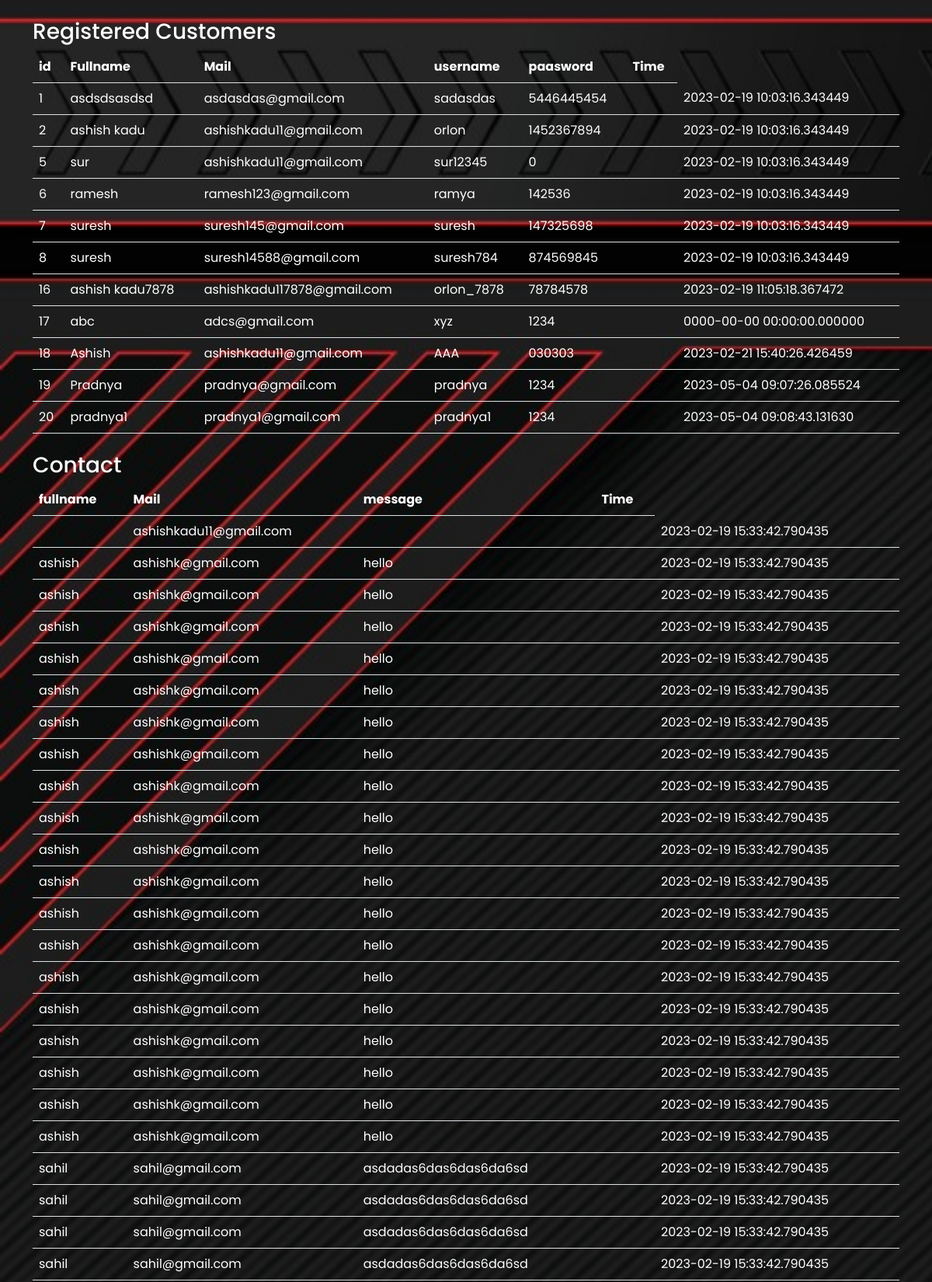
/info.php (upper part), run on the app's committed database.
### tables this page shows
CREATE TABLE `registration` (
  `id` int(11) NOT NULL,
  `Fullname` varchar(50) NOT NULL,
  `mail` varchar(50) NOT NULL,
  `username` varchar(50) NOT NULL,
  `password` varchar(10) NOT NULL,
  `Time` timestamp(6) NOT NULL DEFAULT current_timestamp(6) ON UPDATE current_timestamp(6)
);

CREATE TABLE `contact` (
  `id` int(50) NOT NULL,
  `fullname` varchar(50) NOT NULL,
  `mail` varchar(50) NOT NULL,
  `message` varchar(70) NOT NULL,
  `Time` datetime(6) NOT NULL DEFAULT current_timestamp(6) ON UPDATE current_timestamp(6)
);

### info.php (the view, shortened to what this page needs)
<!DOCTYPE html>
<html lang="en">
<head>
    <link href='https://unpkg.com/boxicons@2.1.4/css/boxicons.min.css' rel='stylesheet'>
        <link href="https://cdn.jsdelivr.net/npm/bootstrap@5.2.3/dist/css/bootstrap.min.css" rel="stylesheet">
</head>
<body>
<div class="container my-4">
<h3>Registered Customers</h3>
<table class="table">
  <thead>
    <tr>
      <th scope="col">id</th>
      <th scope="col">Fullname</th>
      <th scope="col">Mail</th>
      <th scope="col">username </th>
      <th scope="col">paasword </th>
      <th scope="col">Time</th>
    </tr>
  </thead>
    <?php
    $con=mysqli_connect('localhost','root','','game');
        $sql="SELECT *From `Registration`";
        $result=mysqli_query($con,$sql);
            while($row =mysqli_fetch_assoc($result)){
                $id=$row['id'];
                $fullname=$row['Fullname'];
                $mail=$row['mail'];
                $username=$row['username'];
                $password=$row['password'];
                $Time=$row['Time'];
                echo "<tr>
                    <td>" . $id . "</td>
                    <td>" . $fullname ."</td>
                    <td>" . $mail . "</td>
                    <td>" . $username . "</td>
                    <td>" . $password . "<td>
                    <td>" . $Time ."</td>
                    </tr>";
            }
    ?>
</table>
</div>
<div class="container my-4">
<h3>Contact</h3>
<table class="table">
  <thead>
    <tr>
      <th scope="col">fullname</th>
      <th scope="col">Mail</th>
      <th scope="col">message</th>
      <th scope="col">Time</th>
    </tr>
  </thead>
    <?php
    $con=mysqli_connect('localhost','root','','game');
        $sql="SELECT *From `contact`";
        $result=mysqli_query($con,$sql);
            while($row =mysqli_fetch_assoc($result)){
                $fullname=$row['fullname'];
                $mail=$row['mail'];
                $message=$row['message'];
                $Time=$row['Time'];
                echo "<tr>
                    <td>" . $fullname ."</td>
                    <td>" .$mail . "</td>
                    <td>" . $message . "<td>
                    <td>". $Time ."</td>
                    </tr>";
            }
    ?>
</table>
</div>
</body>
</html>

### info.php (style rules this page uses)
* { margin:0; padding: 0; box-sizing: border-box; font-family: 'poppins', sans-serif; color: #fff; scroll-behavior: smooth; }
body { background-image: url('background1.jpg'); background-size: cover; }

### data on the page
registration: id "1", Fullname "asdsdsasdsd", mail "asdasdas@gmail.com", username "sadasdas", password "5446445454", Time "2023-02-19 10:03:16.343449"
registration: id "2", Fullname "ashish kadu", mail "ashishkadu11@gmail.com", username "orlon", password "1452367894", Time "2023-02-19 10:03:16.343449"
registration: id "5", Fullname "sur", mail "ashishkadu11@gmail.com", username "sur12345", password "0", Time "2023-02-19 10:03:16.343449"
registration: id "6", Fullname "ramesh", mail "ramesh123@gmail.com", username "ramya", password "142536", Time "2023-02-19 10:03:16.343449"
registration: id "7", Fullname "suresh", mail "suresh145@gmail.com", username "suresh", password "147325698", Time "2023-02-19 10:03:16.343449"
registration: id "8", Fullname "suresh", mail "suresh14588@gmail.com", username "suresh784", password "874569845", Time "2023-02-19 10:03:16.343449"
registration: id "16", Fullname "ashish kadu7878", mail "ashishkadu117878@gmail.com", username "orlon_7878", password "78784578", Time "2023-02-19 11:05:18.367472"
registration: id "17", Fullname "abc", mail "adcs@gmail.com", username "xyz", password "1234", Time "0000-00-00 00:00:00.000000"
registration: id "18", Fullname "Ashish", mail "ashishkadu11@gmail.com", username "AAA", password "030303", Time "2023-02-21 15:40:26.426459"
registration: id "19", Fullname "Pradnya", mail "pradnya@gmail.com", username "pradnya", password "1234", Time "2023-05-04 09:07:26.085524"
registration: id "20", Fullname "pradnya1", mail "pradnya1@gmail.com", username "pradnya1", password "1234", Time "2023-05-04 09:08:43.131630"
contact: mail "ashishkadu11@gmail.com", Time "2023-02-19 15:33:42.790435"
contact: fullname "ashish", mail "ashishk@gmail.com", message "hello", Time "2023-02-19 15:33:42.790435"
contact: fullname "ashish", mail "ashishk@gmail.com", message "hello", Time "2023-02-19 15:33:42.790435"
contact: fullname "ashish", mail "ashishk@gmail.com", message "hello", Time "2023-02-19 15:33:42.790435"
contact: fullname "ashish", mail "ashishk@gmail.com", message "hello", Time "2023-02-19 15:33:42.790435"
contact: fullname "ashish", mail "ashishk@gmail.com", message "hello", Time "2023-02-19 15:33:42.790435"
contact: fullname "ashish", mail "ashishk@gmail.com", message "hello", Time "2023-02-19 15:33:42.790435"
contact: fullname "ashish", mail "ashishk@gmail.com", message "hello", Time "2023-02-19 15:33:42.790435"
contact: fullname "ashish", mail "ashishk@gmail.com", message "hello", Time "2023-02-19 15:33:42.790435"
contact: fullname "ashish", mail "ashishk@gmail.com", message "hello", Time "2023-02-19 15:33:42.790435"
contact: fullname "ashish", mail "ashishk@gmail.com", message "hello", Time "2023-02-19 15:33:42.790435"
contact: fullname "ashish", mail "ashishk@gmail.com", message "hello", Time "2023-02-19 15:33:42.790435"
contact: fullname "ashish", mail "ashishk@gmail.com", message "hello", Time "2023-02-19 15:33:42.790435"
contact: fullname "ashish", mail "ashishk@gmail.com", message "hello", Time "2023-02-19 15:33:42.790435"
contact: fullname "ashish", mail "ashishk@gmail.com", message "hello", Time "2023-02-19 15:33:42.790435"
contact: fullname "ashish", mail "ashishk@gmail.com", message "hello", Time "2023-02-19 15:33:42.790435"
contact: fullname "ashish", mail "ashishk@gmail.com", message "hello", Time "2023-02-19 15:33:42.790435"
contact: fullname "ashish", mail "ashishk@gmail.com", message "hello", Time "2023-02-19 15:33:42.790435"
contact: fullname "ashish", mail "ashishk@gmail.com", message "hello", Time "2023-02-19 15:33:42.790435"
contact: fullname "ashish", mail "ashishk@gmail.com", message "hello", Time "2023-02-19 15:33:42.790435"
contact: fullname "sahil", mail "sahil@gmail.com", message "asdadas6das6das6da6sd", Time "2023-02-19 15:33:42.790435"
contact: fullname "sahil", mail "sahil@gmail.com", message "asdadas6das6das6da6sd", Time "2023-02-19 15:33:42.790435"
contact: fullname "sahil", mail "sahil@gmail.com", message "asdadas6das6das6da6sd", Time "2023-02-19 15:33:42.790435"
contact: fullname "sahil", mail "sahil@gmail.com", message "asdadas6das6das6da6sd", Time "2023-02-19 15:33:42.790435"
